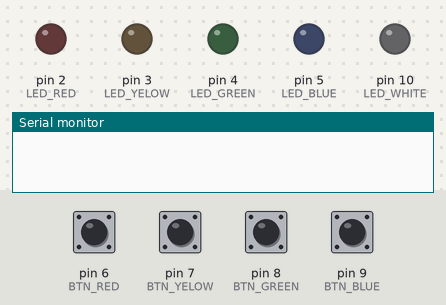
A sketch run on a simulated Arduino Uno, built with avr-gcc and run on an emulated ATmega328P. On the bench: output pins drawn as LEDs (lit = HIGH), the last lines printed to the serial monitor. The test bench sets the inputs (shaded band); at power-on: pin 6 (BTN_RED), pin 7 (BTN_YELOW), pin 8 (BTN_GREEN), pin 9 (BTN_BLUE) LOW. Random numbers use the default seed unless the sketch sets one.

Above: at 2.8 s.
2.9 s: pin 6 (BTN_RED) pulled HIGH for 1.2 s
At 5.4 s:
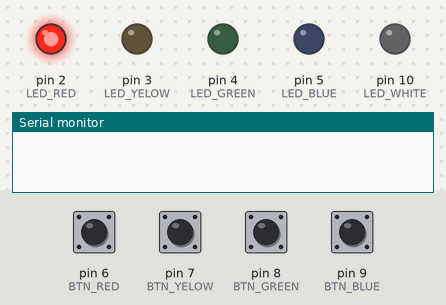
7.2 s: pin 7 (BTN_YELOW) pulled HIGH for 1.2 s
At 8.1 s:
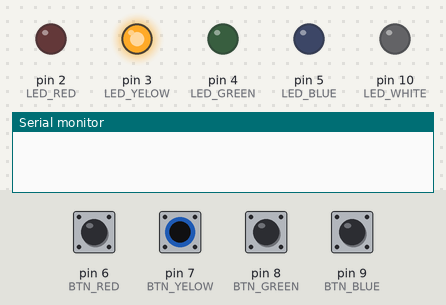
10.7 s: pin 6 (BTN_RED) pulled HIGH for 1.2 s
At 12.9 s:
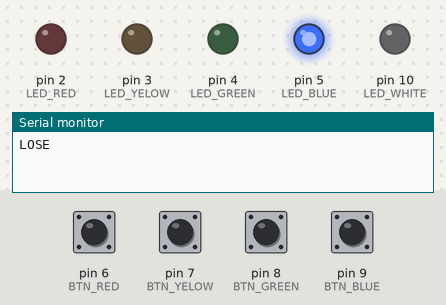
14.7 s: pin 8 (BTN_GREEN) pulled HIGH for 1.2 s
At 15.2 s:
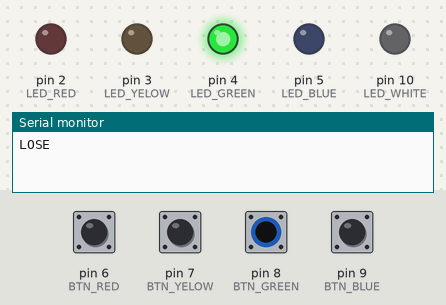
Timing chart, 0 to 18.3 s (numbered marks = the images above; inputs shaded):
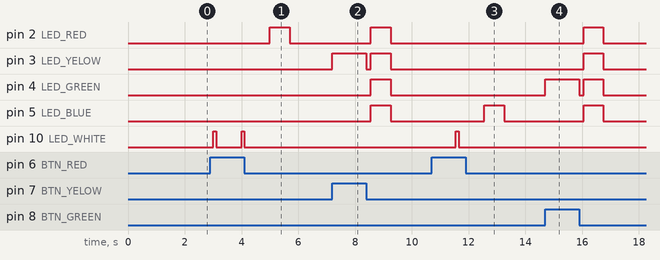

Measured:
- after the input at 2.9 s, pin 2 (LED_RED): LOW → HIGH after 2.1 s, → LOW 0.70 s later; pin 10 (LED_WHITE): alternates HIGH for 0.10 s and LOW for 0.90 s, 4 changes in all, then stays LOW, starting after 0.10 s
- after the input at 7.2 s, pin 2 (LED_RED), pin 4 (LED_GREEN), pin 5 (LED_BLUE): LOW → HIGH after 1.4 s, → LOW 0.70 s later; pin 3 (LED_YELOW): LOW → HIGH at once, → LOW 1.2 s later, → HIGH 0.15 s later, → LOW 0.70 s later
- after the input at 10.7 s, pin 5 (LED_BLUE): LOW → HIGH after 1.9 s, → LOW 0.70 s later; pin 10 (LED_WHITE): LOW → HIGH after 0.85 s, → LOW 0.10 s later
- after the input at 14.7 s, pin 2 (LED_RED), pin 3 (LED_YELOW), pin 5 (LED_BLUE): LOW → HIGH after 1.4 s, → LOW 0.70 s later; pin 4 (LED_GREEN): LOW → HIGH at once, → LOW 1.2 s later, → HIGH 0.15 s later, → LOW 0.70 s later

The sketch:

genius.ino
```cpp
// ================== VARIABLES ================== //

// LEDS //
#define LED_RED   2
#define LED_YELOW 3
#define LED_GREEN 4
#define LED_BLUE  5
#define LED_WHITE 10

// BUTTONS //
#define BTN_RED  6
#define BTN_YELOW 7
#define BTN_GREEN 8
#define BTN_BLUE 9

// ================== FUNCTIONS PROTOTYPE ================== //

void playLedSequence (int *sequence, int elements, int mode);
int  getColor        (int *buttons);
void readButton      (int button, int pressed);
int  countElements   (int *array, int length);
int  toPlay          (int *player, int *sequence, int difficulty);
void clearArray      (int *player, int elements);
int  setDifficulty   ();

// ================== MAIN PROGRAM ================== //
void setup() {
	pinMode(LED_RED, OUTPUT);
	pinMode(LED_YELOW, OUTPUT);
	pinMode(LED_GREEN, OUTPUT);
	pinMode(LED_BLUE, OUTPUT);
	pinMode(LED_WHITE, OUTPUT);

	pinMode(BTN_RED, INPUT);
	pinMode(BTN_YELOW, INPUT);
	pinMode(BTN_GREEN, INPUT);
	pinMode(BTN_BLUE, INPUT);

	Serial.begin(9600);
	randomSeed(analogRead(A0));
}


int buttons[4] = {BTN_RED, BTN_YELOW, BTN_GREEN, BTN_BLUE};
int leds[4] = {LED_RED, LED_YELOW, LED_GREEN, LED_BLUE};

int win = 1;


void loop()
{
	const int difficulty = setDifficulty();
	int sequence[difficulty];
	int score = 0;

	clearArray(sequence, difficulty);

	for (int i = 0; i < difficulty && win; i++) {
		int color = random(4);
		sequence[i] = leds[color];

		playLedSequence(sequence, i+1 ,1);

		int player[difficulty];
		win = toPlay(player, sequence, difficulty);

		if (win) {
			score++;
			digitalWrite(LED_WHITE, HIGH);
			delay(1000);
			digitalWrite(LED_WHITE, LOW);
			delay(500);
		}

		else {
			Serial.println("LOSE");
			playLedSequence(leds, 4, 2);
		}
	}

	if (score == difficulty) {
		for (int i = 0; i < 3; i++)
			playLedSequence(leds, 4, 2);
			delay(500);
	}
	win = 1;
}

// ================== FUNCTIONS ================== //

int countElements(int *array, int length) {
	int elements = 0;
	for (int i = 0; i < length; i++) {
		if (array[i] != -1) elements++;
	}
	return elements;
}
// SET //

int setDifficulty() {
	int time = 0;
	int pressed = 0;

	while (1) {
		int btnValue = digitalRead(BTN_RED);

		if (btnValue == 1) {
			pressed = 1;
			time++;
			digitalWrite(LED_WHITE, HIGH);
		}

		if (btnValue != pressed)
			return time;

		delay(100);
		digitalWrite(LED_WHITE, LOW);
		delay(900);
	}
}

// LEDS //
void playLedSequence(int *sequence, int elements,  int mode)
{
	if (mode == 1) {
		for (int i = 0; i < elements; i++) {
			digitalWrite(sequence[i], HIGH);
			delay(700);
			digitalWrite(sequence[i], LOW);
			delay(300);
		}
	}

	else if (mode == 2) {
		for (int i = 0; i < elements; i++) {
			digitalWrite(sequence[i], HIGH);
		}
		delay(700);

		for (int i = 0; i < elements; i++) {
			digitalWrite(sequence[i], LOW);
		}
		delay(300);
	}
}


// BUTTONS //
int getColor(int *buttons)
{
	int pressed = 0;
	while (1) {
		for (int i = 0; i < 4; i++) {
			int btnValue = digitalRead(buttons[i]);

			if (btnValue){
				pressed = 1;
				readButton(buttons[i], pressed);
				return buttons[i];
			}
		}
	}
}

void readButton(int button, int pressed)
{
	while (1) {
		digitalWrite(button - 4, HIGH);
		int btnValue = digitalRead(button);

		if (btnValue != pressed) {
			digitalWrite(button - 4, LOW);
			break;
		}
	}
}


// PLAYERS //
int toPlay(int *player, int *sequence, int difficulty) {
	int elements = countElements(sequence, difficulty);
	clearArray(player, elements);

	for (int i = 0; i < elements; i++) {
		int color = getColor(buttons);

		player[i] = color;
		delay(150);

		if (player[i] != sequence[i] + 4) {
			return 0;
			break;
		}
	}
	return 1;
}

void clearArray(int *player, int elements) {
	for (int i = 0; i < elements; i++) {
		player[i] = -1;
	}
}
```
